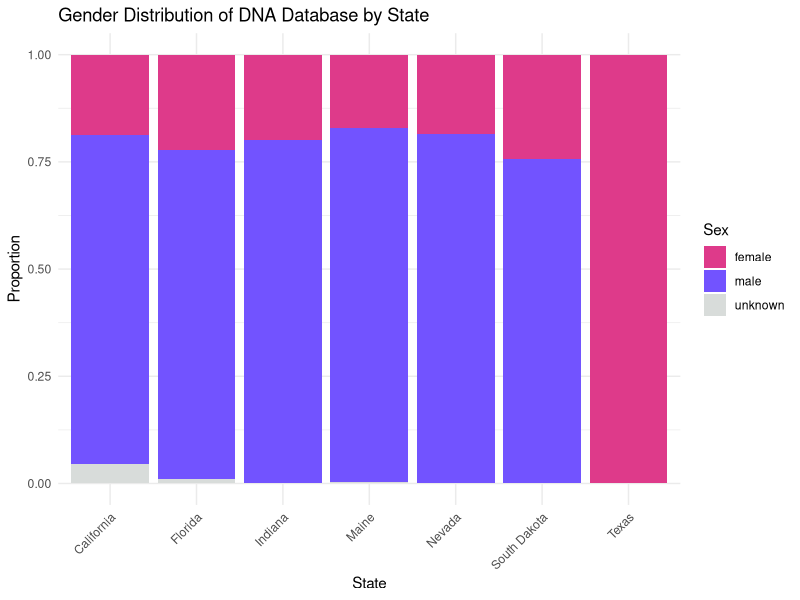
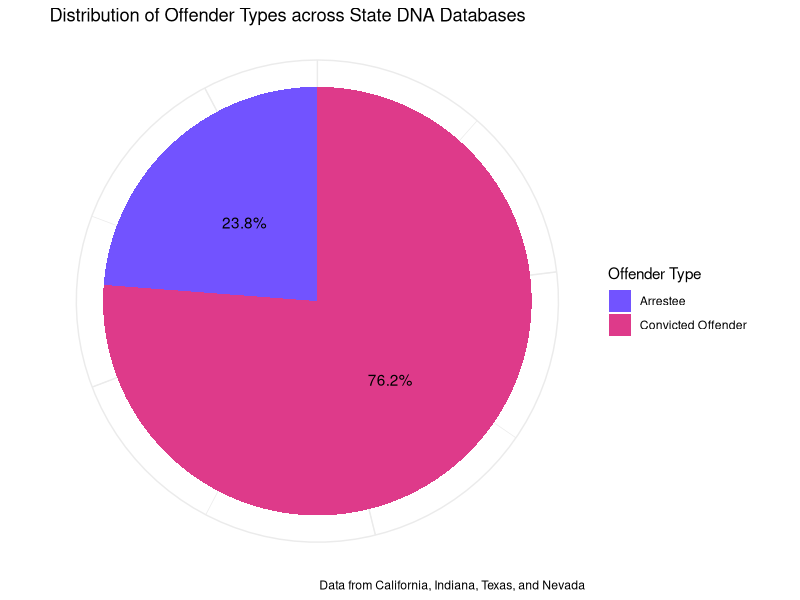
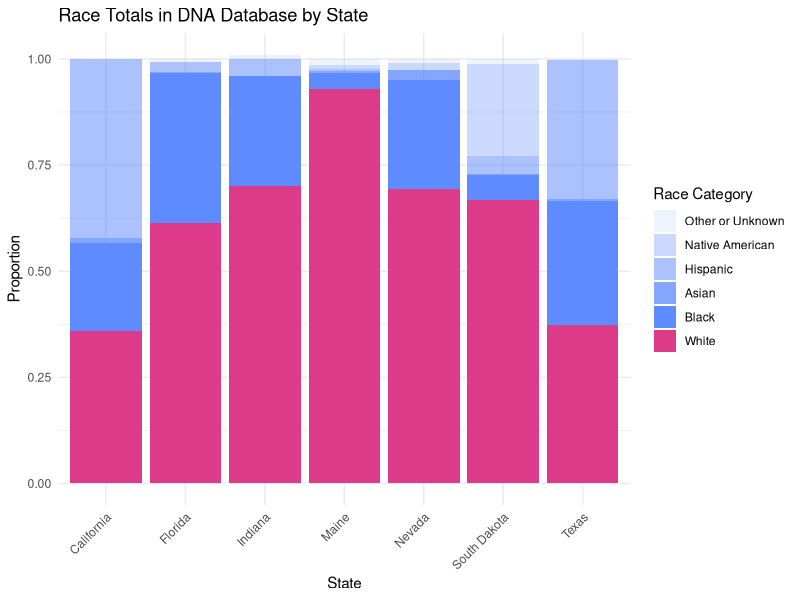
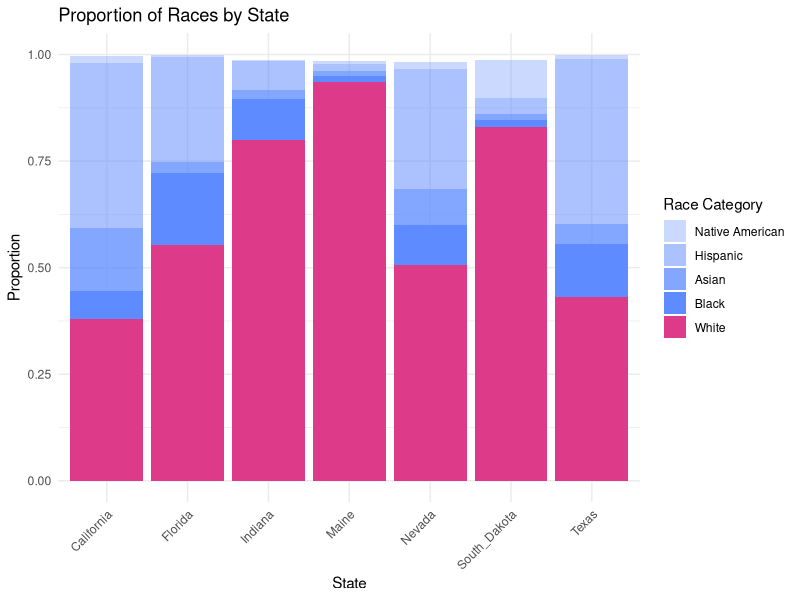
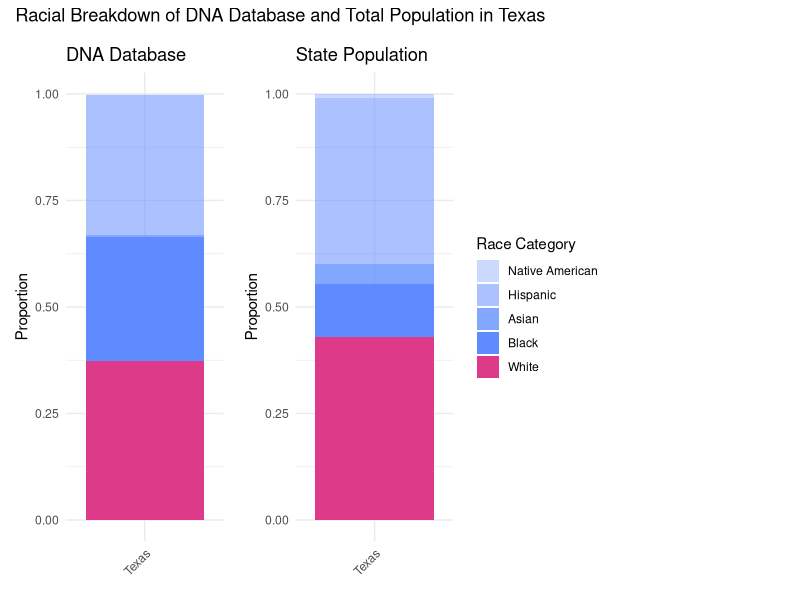
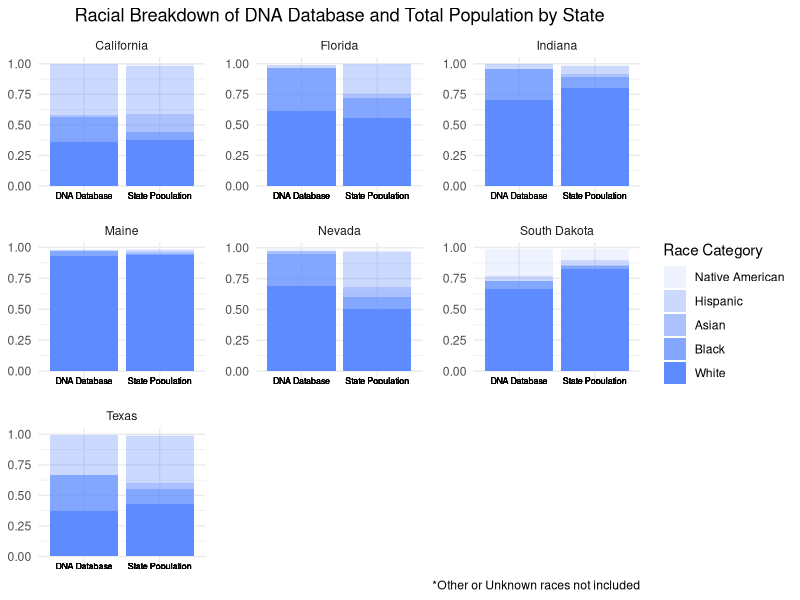
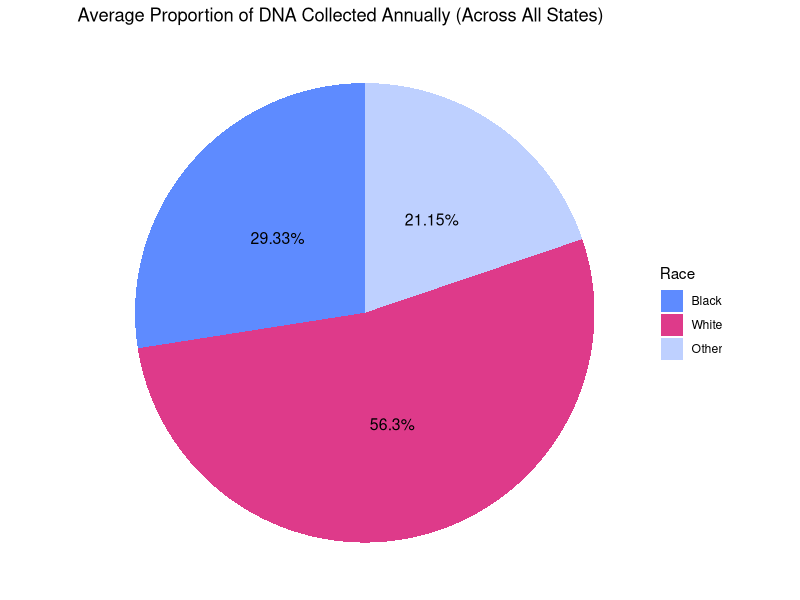
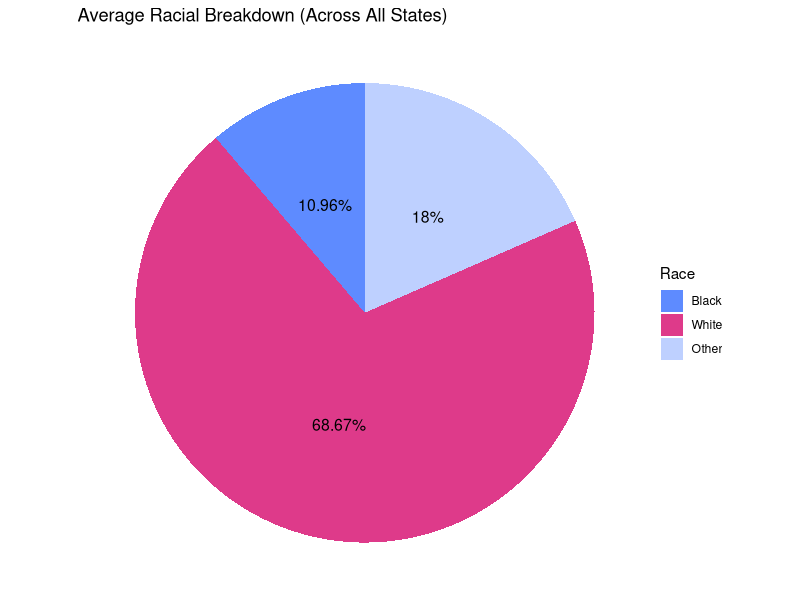

Recreate these plots in R, in order.
## ---- chunk 1

knitr::opts_chunk$set(eval = TRUE, echo = FALSE, warning = FALSE, fig.width = 7, fig.height = 6)

if (!requireNamespace("tidyverse", quietly = TRUE)) {
  install.packages("tidyverse")
}

if (!requireNamespace("knitr", quietly = TRUE)) {
  install.packages("knitr")
}

if (!requireNamespace("patchwork", quietly = TRUE)) {
  install.packages("patchwork")
}


library(tidyverse)
library(knitr)
library(patchwork)
## ---- chunk 2
data <- read_csv("data/Murphy_Appendix_all_data.csv", show_col_types = FALSE) 

## ---- chunk 3
data <- data |>
  select(-file) 
## ---- chunk 4
  data <- data |> 
      mutate(
        # Check if 'proportion' is in the variable_detailed
        is_proportion = grepl("proportion", variable_detailed, ignore.case = TRUE),
         
        # Create value_type based on the presence of 'proportion'
        value_type = ifelse(is_proportion, 
                          "proportion", 
                          "number"),
          
          # Remove 'proportion' text from variable_detailed
          variable_detailed = ifelse(is_proportion, gsub("proportion", "", variable_detailed, ignore.case = TRUE), variable_detailed),
          
          # Trim whitespace
          variable_detailed = trimws(variable_detailed),
          
          # cleaned variable_detailed to numeric
          variable_detailed_numeric = suppressWarnings(as.numeric(variable_detailed)),
          
          # Update value_type to "number" if variable_detailed_numeric is greater than 1
          value_type = ifelse(!is.na(variable_detailed_numeric) & variable_detailed_numeric > 1, 
                              "number", 
                              value_type)
      ) |> 
      # Drop temporary columns
      select(-is_proportion, -variable_detailed_numeric)

## ---- chunk 5
data <- data |> 
    rename(variable_type = variatble_type)

## ---- chunk 6
#race
data <- data |> 
  mutate(
    variable_detailed = case_when(
      variable_type == "race" & grepl("\\basian\\b", variable_detailed, ignore.case = TRUE) ~ "asian_total",
      variable_type == "race" & grepl("\\bblack\\b", variable_detailed, ignore.case = TRUE) ~ "black_total",
      variable_type == "race" & grepl("\\bafrican_american\\b", variable_detailed, ignore.case = TRUE) ~ "black_total",
      variable_type == "race" & grepl("\\bblack_\\b", variable_detailed, ignore.case = TRUE) ~ "black_total",
      variable_type == "race" & grepl("\\bhispanic\\b", variable_detailed, ignore.case = TRUE) ~ "hispanic_total",
      variable_type == "race" & grepl("\\bhispanic_\\b", variable_detailed, ignore.case = TRUE) ~ "hispanic_total",
      variable_type == "race" & grepl("\\bnative\\b", variable_detailed, ignore.case = TRUE) ~ "native_american_total",
      variable_type == "race" & grepl("\\bamerican_indian\\b", variable_detailed, ignore.case = TRUE) ~ "native_american_total",
       variable_type == "race" & grepl("\\bnative_american\\b", variable_detailed, ignore.case = TRUE) ~ "native_american_total",
      variable_type == "race" & grepl("\\bwhite\\b", variable_detailed, ignore.case = TRUE) ~ "white_total",
      variable_type == "race" & grepl("\\bcausasian\\b", variable_detailed, ignore.case = TRUE) ~ "white_total",
      variable_type == "race" & grepl("\\bcaucasian\\b", variable_detailed, ignore.case = TRUE) ~ "white_total",
      variable_type == "race" & grepl("\\bcausasian_\\b", variable_detailed, ignore.case = TRUE) ~ "white_total",
      variable_type == "race" & grepl("\\bother\\b", variable_detailed, ignore.case = TRUE) ~ "other_total",
      variable_type == "race" & grepl("\\basian_offender\\b", variable_detailed, ignore.case = TRUE) ~ "asian_convicted_offender",
      variable_type == "race" & grepl("\\bblack_offender\\b", variable_detailed, ignore.case = TRUE) ~ "black_convicted_offender",
      variable_type == "race" & grepl("\\bhispanic_offender\\b", variable_detailed, ignore.case = TRUE) ~ "hispanic_convicted_offender",
      variable_type == "race" & grepl("\\bnative_american_offender\\b", variable_detailed, ignore.case = TRUE) ~ "native_american_convicted_offender",
      variable_type == "race" & grepl("\\bwhite_offender\\b", variable_detailed, ignore.case = TRUE) ~ "white_convicted_offender",
      variable_type == "race" & grepl("\\bcaucasian_offender\\b", variable_detailed, ignore.case = TRUE) ~ "white_convicted_offender",
      variable_type == "race" & grepl("\\bcaucasian_convicted_offender\\b", variable_detailed, ignore.case = TRUE) ~ "white_convicted_offender",
      variable_type == "race" & grepl("\\bother_offender\\b", variable_detailed, ignore.case = TRUE) ~ "other_convicted_offender",
      variable_type == "race" & grepl("\\bafrican_american__convicted_offender\\b", variable_detailed, ignore.case = TRUE) ~ "black_convicted_offender",
      variable_type == "race" & grepl("\\bafrican_american_convicted_offender\\b", variable_detailed, ignore.case = TRUE) ~ "black_convicted_offender",
      variable_type == "race" & grepl("\\bafrican_american_offender\\b", variable_detailed, ignore.case = TRUE) ~ "black_convicted_offender",
      variable_type == "race" & grepl("\\bafrican_american_arrestee\\b", variable_detailed, ignore.case = TRUE) ~ "black_arrestee",
      variable_type == "race" & grepl("\\bcaucasian_arrestee\\b", variable_detailed, ignore.case = TRUE) ~ "white_arrestee",
      TRUE ~ variable_detailed
    ))
    
#DNA collection breakdown
data <- data |> 
  mutate(
    variable_detailed = case_when(
      variable_type == "DNA_collection_breakdown" & grepl("asian", variable_detailed, ignore.case = TRUE) ~ "asian_annual",
      variable_type == "DNA_collection_breakdown" & grepl("black", variable_detailed, ignore.case = TRUE) ~ "black_annual",
      variable_type == "DNA_collection_breakdown" & grepl("hispanic", variable_detailed, ignore.case = TRUE) ~ "hispanic_annual",
      variable_type == "DNA_collection_breakdown" & grepl("native", variable_detailed, ignore.case = TRUE) ~ "native_american_annual",
      variable_type == "DNA_collection_breakdown" & grepl("white", variable_detailed, ignore.case = TRUE) ~ "white_annual",
      variable_type == "DNA_collection_breakdown" & grepl("other", variable_detailed, ignore.case = TRUE) ~ "other_annual",
      TRUE ~ variable_detailed
    )
  )
    
## ---- chunk 7
# Update 'variable_type' to 'race' where it is 'DNA_collection_breakdown'

data <- data |> 
  mutate(
    variable_type = ifelse(variable_type == "DNA_collection_breakdown", "race", variable_type))
## ---- chunk 8
#state demographic
data <- data |> 
  mutate(
    variable_detailed = case_when(
      variable_type == "state_demographic" & grepl("asian", variable_detailed, ignore.case = TRUE) ~ "asian_state",
      variable_type == "state_demographic" & grepl("black", variable_detailed, ignore.case = TRUE) ~ "black_state",
      variable_type == "state_demographic" & grepl("hispanic", variable_detailed, ignore.case = TRUE) ~ "hispanic_state",
      variable_type == "state_demographic" & grepl("native", variable_detailed, ignore.case = TRUE) ~ "native_american_state",
      variable_type == "state_demographic" & grepl("white", variable_detailed, ignore.case = TRUE) ~ "white_state",
      variable_type == "state_demographic" & grepl("other", variable_detailed, ignore.case = TRUE) ~ "other_state",
      TRUE ~ variable_detailed
    )
  )

## ---- chunk 9
# Update 'variable_type' to 'race' where it is 'state_demographic'

data <- data |> 
  mutate(
    variable_type = ifelse(variable_type == "state_demographic", "race", variable_type))
## ---- chunk 10
#population data collected variables
data <- data |> 
  mutate(
    variable_detailed = case_when(
      variable_type == "population_data_collected" & grepl("asian", variable_detailed, ignore.case = TRUE) ~ "asian_pop_collected",
      variable_type == "population_data_collected" & grepl("black", variable_detailed, ignore.case = TRUE) ~ "black_pop_collected",
      variable_type == "population_data_collected" & grepl("hispanic", variable_detailed, ignore.case = TRUE) ~ "hispanic_pop_collected",
      variable_type == "population_data_collected" & grepl("native", variable_detailed, ignore.case = TRUE) ~ "native_american_pop_collected",
      variable_type == "population_data_collected" & grepl("white", variable_detailed, ignore.case = TRUE) ~ "white_pop_collected",
      variable_type == "population_data_collected" & grepl("other", variable_detailed, ignore.case = TRUE) ~ "other_pop_collected",
      TRUE ~ variable_detailed
    )
  )
## ---- chunk 11
# Update 'variable_type' to 'race' where it is 'population_data_collected'

data <- data |> 
  mutate(
    variable_type = ifelse(variable_type == "population_data_collected", "race", variable_type))
## ---- chunk 12
#sex variable type
data <- data |> 
  mutate(
    variable_detailed = case_when(
      variable_type == "sex" & grepl("\\bfemale\\b", variable_detailed, ignore.case = TRUE) ~ "female_total",
      variable_type == "sex" & grepl("\\bfemale_\\b", variable_detailed, ignore.case = TRUE) ~ "female_total",
      variable_type == "sex" & grepl("\\bfemales\\b", variable_detailed, ignore.case = TRUE) ~ "female_total",
      variable_type == "sex" & grepl("\\bfemale_offender\\b", variable_detailed, ignore.case = TRUE) ~ "female_convicted_offender",
      variable_type == "sex" & grepl("\\bmale\\b", variable_detailed, ignore.case = TRUE) ~ "male_total",
      variable_type == "sex" & grepl("\\bmale_\\b", variable_detailed, ignore.case = TRUE) ~ "male_total",
      variable_type == "sex" & grepl("\\bmales\\b", variable_detailed, ignore.case = TRUE) ~ "male_total",
      TRUE ~ variable_detailed 
    )
  )
## ---- chunk 13
data <- data |> 
  mutate(
    variable_type = ifelse(variable_type == "gender", "sex", variable_type))
## ---- chunk 14
data <- data |> 
  mutate(
    variable_detailed = case_when(
      variable_type == "offender_type" & grepl("\\barrestee\\b", variable_detailed, ignore.case = TRUE) ~ "arrestee_total",
      variable_type == "offender_type" & grepl("\\barrested_offender\\b", variable_detailed, ignore.case = TRUE) ~ "arrestee_total",
      variable_type == "offender_type" & grepl("\\bconvicted_offender\\b", variable_detailed, ignore.case = TRUE) ~ "convicted_offender_total",
      variable_type == "offender_type" & grepl("\\bconviceted_offender\\b", variable_detailed, ignore.case = TRUE) ~ "convicted_offender_total",
      variable_type == "offender_type" & grepl("\\boffender\\b", variable_detailed, ignore.case = TRUE) ~ "convicted_offender_total",
      TRUE ~ variable_detailed 
    )
  )
## ---- chunk 15
write.csv(data, "data/murphy_foia_cleaned.csv")
## ---- chunk 16
data_sample <- data |> sample_n(5)
kable(data_sample, caption = "Sample of the Full Data")
## ---- chunk 17
#creating gender database
data_gender <- data |> 
  filter(variable_type == "sex")
## ---- chunk 18

#California totals
california_totals <- data_gender |> 
  filter(State == "California") |> 
  summarise(
    male_total = sum(value[grepl("male", variable_detailed, ignore.case = TRUE)]),
    female_total = sum(value[grepl("female", variable_detailed, ignore.case = TRUE)]),
    unknown_total = sum(value[grepl("unknown", variable_detailed, ignore.case = TRUE)])
  ) 

california_totals <- california_totals |>  
  pivot_longer(cols = everything(), names_to = "variable_detailed", values_to = "value")|> 
  mutate(
    State = "California",
    variable_type = "sex",
    value_type = "proportion"
  )
## ---- chunk 19
#create dataset with gender values as proportions only
data_gender_proportions <- data_gender  |> 
  group_by(State, variable_type, value_type) |>   # group by columns
  mutate(proportion = value / sum(value)) |>      # calculate proportion
  ungroup() |>                                    # Ungroup
  select(-value, -value_type)|>                   # remove value and value_type
  rename(proportion_value = proportion)           # Rename new column

data_gender_simplified <- data_gender_proportions |> 
  mutate(
 simplified_sex = case_when(
      str_detect(variable_detailed, "\\bmale\\b") ~ "male",
      str_detect(variable_detailed, "\\bmale_total\\b") ~ "male",
      str_detect(variable_detailed, "\\bmale_convicted_offender\\b") ~ "male",
      str_detect(variable_detailed, "\\bmale_arrestee\\b") ~ "male",
      str_detect(variable_detailed, "\\bfemale_total\\b") ~ "female",
      str_detect(variable_detailed, "\\bfemale_convicted_offender\\b") ~ "female",
      str_detect(variable_detailed, "\\bfemale_offender\\b") ~ "female",
      str_detect(variable_detailed, "\\bfemale_arrestee\\b") ~ "female",
      str_detect(variable_detailed, "\\bfemale\\b") ~ "female",
      TRUE ~ "unknown"
    )
  ) |> 
  group_by(State, simplified_sex) |> 
  summarize(total_value = sum(proportion_value), .groups = 'drop')

#stacked bar chart simplified
ggplot(data_gender_simplified, aes(x = State, y = total_value, fill = simplified_sex)) +
  geom_bar(stat = "identity") +  # Stacked bar chart by default
  scale_fill_manual(values = c("#DE3A8A", "#7253FF", "#D8DCDA")) +  # color palette
  labs(y = "Proportion", x = "State", title = "Gender Distribution of DNA Database by State", fill = "Sex") +
  theme_minimal() +
  theme(axis.text.x = element_text(angle = 45, hjust = 1))

## ---- chunk 20
data_offender_type <- data |> 
  filter(variable_type == "offender_type")

#pie chart of offender type

# Rename the offender types
data_offender_type_renamed <- data_offender_type |> 
  mutate(variable_detailed = case_when(
    variable_detailed == "arrestee_total" ~ "Arrestee",
    variable_detailed == "convicted_offender_total" ~ "Convicted Offender",
    TRUE ~ variable_detailed
  ))

# Filter and group by offender type, then summarize
data_offender_type_summarized <- data_offender_type_renamed |> 
  filter(variable_detailed %in% c("Arrestee", "Convicted Offender")) |> 
  group_by(variable_detailed) |> 
  summarize(total_value = sum(value, na.rm = TRUE))

# Calculate total sum of the summarized data
full_value <- sum(data_offender_type_summarized$total_value, na.rm = TRUE)

# Calculate percentages and create labels
data_offender_type_summarized <- data_offender_type_summarized |> 
  mutate(percentage = total_value / full_value * 100,
         label = paste0(round(percentage, 1), "%"))

# Create the pie chart
ggplot(data_offender_type_summarized, aes(x = "", y = total_value, fill = variable_detailed)) +
  geom_bar(stat = "identity", width = 1) +
  coord_polar("y") +  # Converts bar chart to pie chart
  labs(title = "Distribution of Offender Types across State DNA Databases", caption = "Data from California, Indiana, Texas, and Nevada", fill = "Offender Type") +
  geom_text(aes(label = label), position = position_stack(vjust = 0.5)) +
  theme_minimal() +
  theme(axis.title.x = element_blank(),
        axis.title.y = element_blank(),
        axis.ticks = element_blank(),
        axis.text = element_blank()) +
  scale_fill_manual(values = c("#7253FF", "#DE3A8A"))

## ---- chunk 21
#create data set with variable_type "race"
data_race <- data |> 
  filter(variable_type == "race")

#Summary stats
data_state <- data_race |> 
  filter(str_detect(variable_detailed, "_state"))

black_state <- data_state |> 
  filter(variable_detailed == "black_state") |>
  mutate(percentage = round(value * 100, 2))

# Top 3 states with the highest value for "black_state"
top_3_highest <- black_state |> 
  arrange(desc(percentage)) |> 
  slice_head(n = 3) |> 
  select(State, percentage)

# Top 3 states with the lowest value for "black_state"
top_3_lowest <- black_state |> 
  arrange(percentage) |> 
  slice_head(n = 3) |> 
  select(State, percentage)

# Average value for "black_state" across all states
average_black <- black_state |> 
  summarise(average_proportion = mean(value, na.rm = TRUE) * 100)

# Output the results

kable(top_3_highest, caption = "States with Highest Black Population", format = "markdown")

# Display the top 3 lowest states table
kable(top_3_lowest, caption = "States with Lowest Black Population", format = "markdown")
## ---- chunk 22
# Display the average value table
kable(average_black, caption = "Average Black Population Proportion Across All States", format = "markdown")


## ---- chunk 23
#create a data set with totals combining "convicted_offender" and "arrestee" data into totals by race
convicted_arrestee_totals <- data_race |> 
  filter(str_detect(variable_detailed, "_convicted_offender|_arrestee")) |> 
  mutate(variable_detailed = str_replace(variable_detailed, "_convicted_offender|_arrestee", "_total")) |> 
  group_by(State, variable_detailed) |> 
  summarize(value = sum(value), .groups = 'drop') |>
  mutate(value_type = "number")

# Combine and process race_totals
race_totals <- data_race |> 
  mutate(variable_detailed = case_when(
    str_detect(variable_detailed, "other_total|unknown") ~ "other_or_unknown",
    TRUE ~ variable_detailed
  )) |> 
  filter(str_detect(variable_detailed, "_total") | str_detect(variable_detailed, "other_or_unknown"))

# Add convicted_arrestee_totals to race_totals
race_totals <- race_totals |> 
  bind_rows(convicted_arrestee_totals) |> 
  group_by(State, variable_detailed) |> 
  summarize(value = sum(value), value_type = first(value_type), .groups = 'drop') |> 
  ungroup()

# Calculate the proportion value within each state
race_totals <- race_totals |> 
  group_by(State) |> 
  mutate(proportion_value = ifelse(value_type == "number", value / sum(value), NA)) |> 
  ungroup()

#keep already calculated proportions and remove value_type column
race_totals <- race_totals |> 
  mutate(proportion_value = ifelse(is.na(proportion_value), value, proportion_value)) |> 
  select(-value_type)

race_totals <- race_totals |> 
  mutate(percentage = round(proportion_value * 100, 2))

# Replace race category names for clarity
race_totals <- race_totals |> 
  mutate(variable_detailed = case_when(
    variable_detailed == "white_total" ~ "White",
    variable_detailed == "black_total" ~ "Black",
    variable_detailed == "asian_total" ~ "Asian",
    variable_detailed == "hispanic_total" ~ "Hispanic",
    variable_detailed == "native_american_total" ~ "Native American",
    variable_detailed == "other_total" ~ "Other or Unknown",
    variable_detailed == "other_or_unknown" ~ "Other or Unknown",
    TRUE ~ variable_detailed
  ))

average_black_database <- race_totals |> 
  filter(variable_detailed == "Black") |> 
  summarise(average_proportion = mean(percentage, na.rm = TRUE))

#and calculate average proportion of black people in DNA databases (use race_totals)
kable(average_black_database, caption = "Average Black Proportion In DNA Databases Across All States", format = "markdown")
## ---- chunk 24


# Set the desired order for race categories
desired_order <- c("Other or Unknown", "Native American", "Hispanic", "Asian", "Black", "White")

# Create the bar plot
ggplot(race_totals |> 
       mutate(variable_detailed = factor(variable_detailed, levels = desired_order)),
       aes(x = State, y = proportion_value, fill = variable_detailed)) +
  geom_bar(stat = "identity") + 
  labs(title = "Race Totals in DNA Database by State",
       x = "State",
       y = "Proportion",
       fill = "Race Category") +
  scale_fill_manual(values = c("#5E8BFF1A", "#5E8BFF52", "#5E8BFF85","#5E8BFFC4", "#5E8BFF", "#DE3A8A")) +
  theme_minimal() +
  theme(axis.text.x = element_text(angle = 45, hjust = 1))


#"#5E8BFF1A", "#5E8BFF33", "#5E8BFF66","#5E8BFF80", "#5E8BFF", "#DE3A8A"
## ---- chunk 25

#bar plot of state totals

selected_states <- c("California", "Florida", "Indiana", "Maine", "Nevada", "South_Dakota", "Texas")

select_states <- data_state |> 
  filter(State %in% selected_states) |> 
  mutate(variable_detailed = case_when(
    variable_detailed == "white_state" ~ "White",
    variable_detailed == "black_state" ~ "Black",
    variable_detailed == "asian_state" ~ "Asian",
    variable_detailed == "hispanic_state" ~ "Hispanic",
    variable_detailed == "native_american_state" ~ "Native American",
    TRUE ~ variable_detailed
  ))

desired_order <- c("Native American", "Hispanic", "Asian", "Black", "White")

ggplot(select_states |>
       mutate(variable_detailed = factor(variable_detailed, levels = desired_order)),
       aes(x = State, y = value, fill = variable_detailed)) +
  geom_bar(stat = "identity") +
  labs(title = "Proportion of Races by State", x = "State", y = "Proportion", fill = "Race Category") +
  scale_fill_manual(values = c("#5E8BFF52", "#5E8BFF85","#5E8BFFC4", "#5E8BFF", "#DE3A8A")) +
  theme_minimal() +
  theme(axis.text.x = element_text(angle = 45, hjust = 1))
## ---- chunk 26

#side by side plots
desired_order <- c("Other or Unknown", "Native American", "Hispanic", "Asian", "Black", "White")

selected_states <- c("Texas")

plot1 <- ggplot(race_totals |> 
        filter(State %in% selected_states) |> 
       mutate(variable_detailed = factor(variable_detailed, levels = desired_order)),
       aes(x = State, y = proportion_value, fill = variable_detailed)) +
  geom_bar(stat = "identity") + 
  labs(title = "DNA Database",
       x = NULL,
       y = "Proportion") +
  scale_fill_manual(values = c("#5E8BFF1A", "#5E8BFF52", "#5E8BFF85","#5E8BFFC4", "#5E8BFF", "#DE3A8A")) +
  theme_minimal() +
  theme(legend.position = "none") +
  theme(axis.text.x = element_text(angle = 45, hjust = 1))

data_state <- data_race |> 
  filter(str_detect(variable_detailed, "_state"))

selected_states <- c("Texas")

select_states <- data_state |> 
  filter(State %in% selected_states) |> 
  mutate(variable_detailed = case_when(
    variable_detailed == "white_state" ~ "White",
    variable_detailed == "black_state" ~ "Black",
    variable_detailed == "asian_state" ~ "Asian",
    variable_detailed == "hispanic_state" ~ "Hispanic",
    variable_detailed == "native_american_state" ~ "Native American",
    TRUE ~ variable_detailed
  ))

desired_order <- c("Native American", "Hispanic", "Asian", "Black", "White")

plot2 <- ggplot(select_states |>
       mutate(variable_detailed = factor(variable_detailed, levels = desired_order)),
       aes(x = State, y = value, fill = variable_detailed)) +
  geom_bar(stat = "identity") +
  labs(title = "State Population", x = NULL, y = "Proportion", fill = "Race Category") +
  scale_fill_manual(values = c("#5E8BFF52", "#5E8BFF85","#5E8BFFC4", "#5E8BFF", "#DE3A8A")) +
  theme_minimal() +
  theme(axis.text.x = element_text(angle = 45, hjust = 1))

combined_plot <- plot1 + plot2 +
  theme(plot.margin = margin(10, 10, 10, 10)) +
  plot_annotation(title = "Racial Breakdown of DNA Database and Total Population in Texas") +
  plot_spacer()
combined_plot
## ---- chunk 27
combined_data <- race_totals |> 
  mutate(dataset = "DNA Database",
         variable_detailed = factor(variable_detailed, levels = desired_order),
         proportion_value = proportion_value) |>
  select(State, variable_detailed, proportion_value, dataset) |> 
  rename(value = proportion_value) |>
  bind_rows(
    data_race |> 
      filter(str_detect(variable_detailed, "_state")) |> 
      mutate(
        variable_detailed = case_when(
          variable_detailed == "white_state" ~ "White",
          variable_detailed == "black_state" ~ "Black",
          variable_detailed == "asian_state" ~ "Asian",
          variable_detailed == "hispanic_state" ~ "Hispanic",
          variable_detailed == "native_american_state" ~ "Native American",
          TRUE ~ variable_detailed
        ),
        dataset = "State Population",
        variable_detailed = factor(variable_detailed, levels = desired_order)
      ) |> 
      select(State, variable_detailed, value, dataset)
  )

combined_data <- combined_data |> 
  mutate(
    State = case_when(
      State == "South_Dakota" ~ "South Dakota",
      TRUE ~ State)
  )

combined_data <- combined_data |> 
  filter(State %in% unique(combined_data$State[combined_data$dataset == "DNA Database"]))|>
  filter(!is.na(variable_detailed))

label_data <- combined_data  |> 
  group_by(State, dataset, variable_detailed)  |> 
  summarize(value = sum(value), .groups = "keep")  |> 
  ungroup()

## ---- chunk 28

# Plot using facet_wrap
combined_plot <- ggplot(combined_data, aes(x = dataset, y = value, fill = variable_detailed)) +
  geom_bar(stat = "identity", position = "stack") +
  geom_text(data = label_data, aes(x = dataset, y = -0.05, label = dataset),
            size = 2.25,  # Make the text smaller
            vjust = 1, 
            hjust = 0.5, 
            fontface = "plain") + 
  labs(title = "Racial Breakdown of DNA Database and Total Population by State",
       x = "Dataset",
       y = "Proportion",
       fill = "Race Category",
       caption = "*Other or Unknown races not included") +
  scale_fill_manual(values = c("#5E8BFF1A", "#5E8BFF52", "#5E8BFF85","#5E8BFFC4", "#5E8BFF", "#DE3A8A")) +
  theme_minimal() +
  theme(
    plot.title = element_text(hjust = 0.5),
    axis.text.x = element_blank(),
    axis.title.x = element_blank(),
    strip.text.y = element_blank(),  # Removes y-axis strip labels if necessary
    axis.title.y = element_blank(),    # Removes y-axis title if it's not needed
    panel.spacing = unit(1, "lines")
  ) +
  facet_wrap(~ State, scales = "free_y", ncol = 3)

# Display the combined plot
combined_plot

## ---- chunk 29
#Racial Breakdown of Annual DNA Collection - extremes and averages (states with highest collection and average for black people and white people)
data_annual <- data_race |> 
  filter(value_type == "proportion" & str_detect(variable_detailed, "_annual"))

# Filter for Black annual data
black_annual <- data_annual |> 
  filter(str_detect(variable_detailed, "black_annual"))

avg_black_annual <- black_annual |> 
  summarise(percentage = round(mean(value, na.rm = TRUE) * 100, 2))

#and calculate average proportion of black people with DNA collected annually
kable(avg_black_annual, caption = "Average Proportion of DNA collected Annually that is from Black Americans (Across All States)", format = "markdown")

white_annual <- data_annual |> 
  filter(str_detect(variable_detailed, "white_annual"))

avg_white_annual <- white_annual |> 
  summarise(percentage = round(mean(value, na.rm = TRUE) * 100, 2))

#and calculate average proportion of black people with DNA collected annually
kable(avg_white_annual, caption = "Average Proportion of DNA collected Annually from White Americans (Across All States)", format = "markdown")
## ---- chunk 30
data_annual_pie <- data_annual |> 
  mutate(race_category = case_when(
    str_detect(variable_detailed, "black_annual") ~ "Black",
    str_detect(variable_detailed, "white_annual") ~ "White",
    TRUE ~ "Other")) |> 
    group_by(State, race_category) |> 
  summarise(total_value = sum(value, na.rm = TRUE), .groups = "keep")

summary_data_annual_pie <- data_annual_pie |> 
  group_by(race_category) |> 
  summarise(avg_data_annual = mean(total_value, na.rm = TRUE))

summary_data_annual_pie <- summary_data_annual_pie |> 
  mutate(label = paste0(round(avg_data_annual * 100, 2), "%")) |> 
  mutate(race_category = factor(race_category, levels = c("Black", "White", "Other")))

# Create the pie chart
ggplot(summary_data_annual_pie, aes(x ="", y = avg_data_annual, fill = race_category)) +
  geom_bar(stat = "identity", width = 1) +
  coord_polar("y") +
   geom_text(aes(label = label), position = position_stack(vjust = 0.5), color = "black", size = 4) +
  theme_void() +
  labs(title = "Average Proportion of DNA Collected Annually (Across All States)",
       fill = "Race") +
  scale_fill_manual(values = c("#5E8BFF", "#DE3A8A", "#5E8BFF66"))

data_state <- data_state |> 
  mutate(race_category = case_when(
    str_detect(variable_detailed, "black_state") ~ "Black",
    str_detect(variable_detailed, "white_state") ~ "White",
    TRUE ~ "Other")) |> 
    group_by(State, race_category) |> 
  summarise(total_value = sum(value, na.rm = TRUE), .groups = "keep")

summary_data_state <- data_state |> 
  group_by(race_category) |> 
  summarise(avg_data_state = mean(total_value, na.rm = TRUE))

summary_data_state <- summary_data_state |> 
  mutate(label = paste0(round(avg_data_state * 100, 2), "%")) |> 
  mutate(race_category = factor(race_category, levels = c("Black", "White", "Other")))

# Create the pie chart
ggplot(summary_data_state, aes(x ="", y = avg_data_state, fill = race_category)) +
  geom_bar(stat = "identity", width = 1) +
  coord_polar("y") +
   geom_text(aes(label = label), position = position_stack(vjust = 0.5), color = "black", size = 4) +
  theme_void() +
  labs(title = "Average Racial Breakdown (Across All States)",
       fill = "Race") +
  scale_fill_manual(values = c("#5E8BFF", "#DE3A8A", "#5E8BFF66"))

#combined_plot <- plot1 + plot2 +
#  plot_annotation(title = "Side by Side Pie Charts of Proportion of Races with DNA #Collected and Racial Breakdown of the Population Across All States") +
#  plot_layout(ncol = 2) & theme(plot.margin = unit(c(1, 2, 1, 2), "cm")) +
#  plot_spacer()
#combined_plot
## ---- chunk 31
# Find the state with the highest value of black_annual
state_highest_black_annual <- black_annual |> 
  filter(value == max(value, na.rm = TRUE)) |> 
  mutate(percentage = value * 100) |> 
  select(State, percentage)

# Find the state with the lowest value of black_annual
state_lowest_black_annual <- black_annual |> 
  filter(value == min(value, na.rm = TRUE)) |> 
  mutate(percentage = value * 100) |> 
  select(State, percentage)

# Print the results
kable(state_highest_black_annual, caption = "State with Highest Proportion of Black American DNA Collected Annually", format = "markdown")
kable(state_lowest_black_annual, caption = "State with Lowest Proportion of Black American DNA Collected Annually", format = "markdown")


# Find the state with the highest value of white_annual
state_highest_white_annual <- white_annual |> 
  filter(value == max(value, na.rm = TRUE)) |> 
  mutate(percentage = value * 100) |> 
  select(State, percentage)

# Find the state with the lowest value of white_annual
state_lowest_white_annual <- white_annual |> 
  filter(value == min(value, na.rm = TRUE)) |> 
  mutate(percentage = value * 100) |> 
  select(State, percentage)

# Print the results
kable(state_highest_white_annual, caption = "State with Highest Proportion of White American DNA Collected Annually", format = "markdown")
kable(state_lowest_white_annual, caption = "State with Lowest Proportion of White American DNA Collected Annually", format = "markdown")



## ---- chunk 32
#Graph showing stats of percent of population 

data_pop_collected <- data_race |> 
  filter(str_detect(variable_detailed, "_pop_collected")) |> 
  mutate(race_category = case_when(
    str_detect(variable_detailed, "black") ~ "Black",
    str_detect(variable_detailed, "white") ~ "White",
    TRUE ~ "Other"
  )) |> 
    group_by(State, race_category) |> 
  summarise(total_value = sum(value, na.rm = TRUE), .groups = "keep")

summary_pop_collected <- data_pop_collected |> 
  group_by(race_category) |> 
  summarise(avg_pop_collected = mean(total_value, na.rm = TRUE))

summary_pop_collected <- summary_pop_collected |> 
  mutate(label = paste0(round(avg_pop_collected * 100, 2), "%")) |> 
  mutate(race_category = factor(race_category, levels = c("Black", "White", "Other")))

# Create the pie chart
ggplot(summary_pop_collected, aes(x ="", y = avg_pop_collected, fill = race_category)) +
  geom_bar(stat = "identity", width = 1) +
  coord_polar("y") +
   geom_text(aes(label = label), position = position_stack(vjust = 0.5), color = "black", size = 4) +
  theme_void() +
  labs(title = "Average Percentage of Each Race with DNA Collected Annually",
       fill = "Race") +
  scale_fill_manual(values = c("#5E8BFF", "#DE3A8A", "#5E8BFF66"))

## ---- chunk 33
